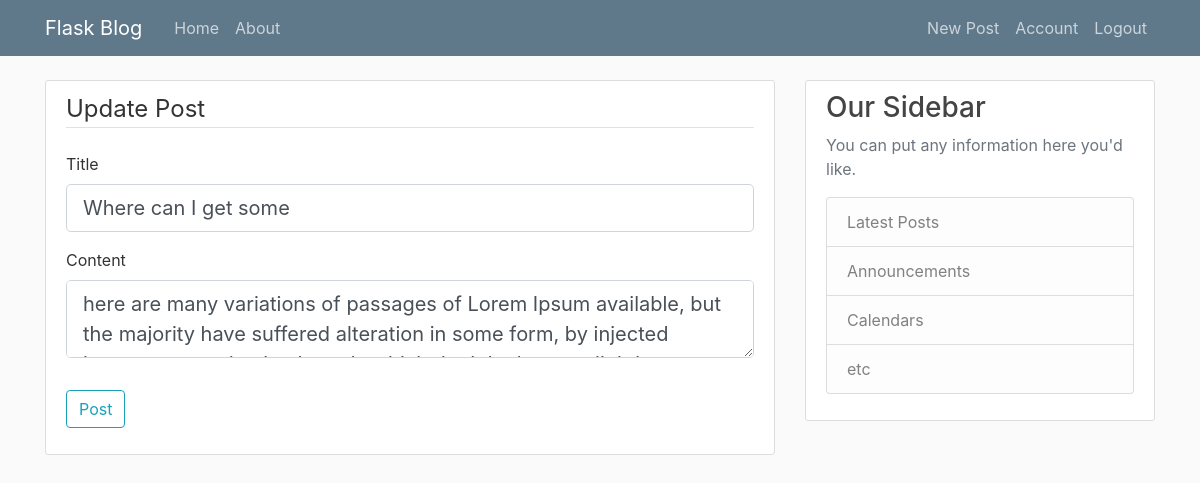
The app's page /post/1/update (signed in), older data.
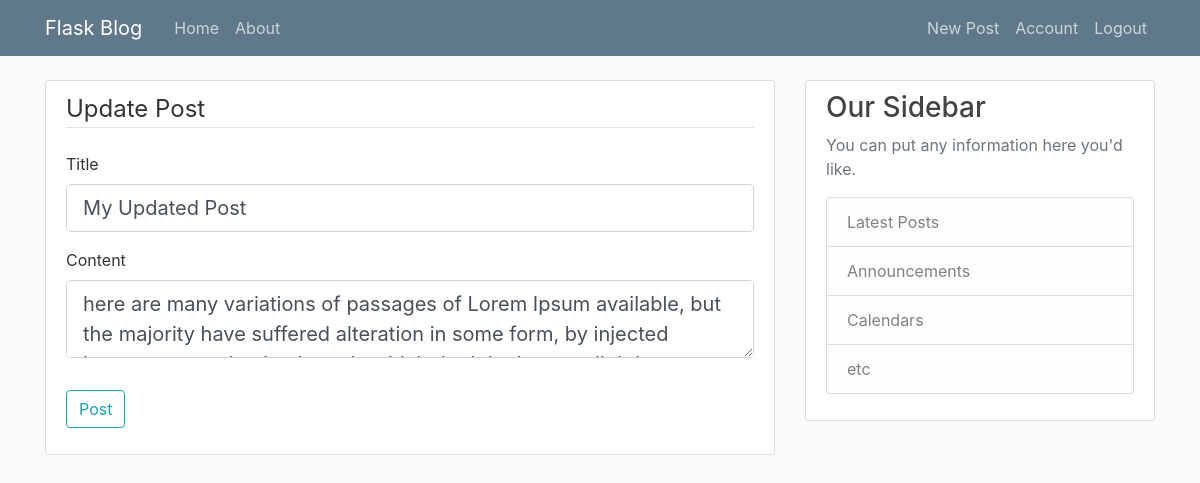
The same page, newer data.
### flaskblog/models.py (models this page shows, shortened)
class Post(db.Model):
    id = db.Column(db.Integer,primary_key=True)
    title = db.Column(db.String(100),nullable = False)
    date_posted = db.Column(db.DateTime,nullable = False,default=datetime.utcnow)
    content = db.Column(db.Text,nullable=False)
    user_id = db.Column(db.Integer,db.ForeignKey('user.id'),nullable=False)

### flaskblog/posts/routes.py (the view)
@posts.route("/post/<int:post_id>/update" ,methods=['GET','POST'])
@login_required
def update_post(post_id):
	post = Post.query.get_or_404(post_id)
	if post.author != current_user:
		abort(403)
	form = PostForm()
	if form.validate_on_submit():
		post.title = form.title.data
		post.content = form.content.data
		db.session.commit()
		flash('Post updated successfully','success')
		return redirect(url_for('posts.post',post_id=post.id))
	elif request.method == 'GET':
		form.title.data = post.title
		form.content.data = post.content
	return render_template('create_post.html',title='Update Post',form=form,legend='Update Post')

### flaskblog/posts/forms.py
class PostForm(FlaskForm):
    title = StringField('Title',validators=[DataRequired()])
    content = TextAreaField('Content',validators=[DataRequired()])
    submit = SubmitField('Post')

### flaskblog/models.py (called while the page is built)
@loginManager.user_loader
def load_user(user_id):
    return User.query.get(user_id)

### flaskblog/templates/create_post.html (shortened to what this page needs)
{% extends "layout.html" %}
{% block content %}
    <div class="content-section">
        <form action="" method="POST">
            <fieldset class="form-group">
                <legend class="border-bottom mb-4">{{legend}}</legend>
                <div class="form-group">
                        {{ form.title.label(class='form-control-label')}}
                        {% if form.title.errors %}
                            {{ form.title(class='form-control form-control-lg is-invalid')}}
                            <div class="invalid-feedback">
                                {% for err in form.title.errors %}
                                    <span>{{err}}</span>
                                {% endfor %}
                            </div>
                        {% else %}
                            {{ form.title(class='form-control form-control-lg')}}
                        {% endif %}
                    </div>
                    <div class="form-group">
                            {{ form.content.label(class='form-control-label')}}
                            {% if form.content.errors %}
                                {{ form.content(class='form-control form-control-lg is-invalid')}}
                                <div class="invalid-feedback">
                                    {% for err in form.content.errors %}
                                        <span>{{err}}</span>
                                    {% endfor %}
                                </div>
                            {% else %}
                                {{ form.content(class='form-control form-control-lg')}}
                            {% endif %}
                    </div>
            </fieldset>
            <div class="form-group">
                {{ form.submit(class='btn btn-outline-info')}}
            </div>
        </form>
    </div>
{% endblock %}

Row changes from the older to the newer data that the page shows:
changed Post: title "Where can I get some" → "My Updated Post"
